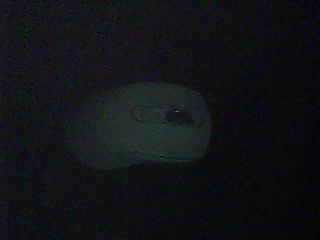
#> input picture Final Project/Q1/test_image.jpg, 320 x 240 px
$ python adaptive_threshold.py
#> lines starting #> are read from the running program, lines starting #| are printed output that depends on the picture; after the words box and inside, x2 and y2 are one past the last pixel; in counts of white or black regions, pixels touching at a corner belong together
#> in main, original is the input picture: shape (240, 320, 3); mean B, G, R 22.4, 19, 17.7
"""
Question 1-a: Size-Based Adaptive Thresholding

This script finds the optimal threshold to isolate a bright object
of approximately a target size (pixel count) from a dark background.
"""

import cv2
import numpy as np
import matplotlib.pyplot as plt


def find_threshold_by_area(gray_image, target_area=1000, tolerance_percent=1, max_iterations=16):
    """
    Find the threshold value that results in approximately target_area white pixels.

    Uses binary search for efficiency.

    Args:
        gray_image: Grayscale input image
        target_area: Target number of white pixels
        tolerance_percent: Acceptable error as percentage of target (default 1%)
        max_iterations: Maximum search iterations

    Returns:
        tuple: (threshold_value, binary_image, pixel_count)
    """
#> called with target_area = 1000, tolerance_percent = 1, max_iterations = 16
    low, high = 0, 255
    best_threshold = 128
    best_error = gray_image.size
#> best_error = 76800
    best_binary = None

    tolerance = max(1, int(target_area * tolerance_percent / 100))

    for iteration in range(max_iterations):
        mid = (low + high) // 2

        # Apply threshold
        _, binary = cv2.threshold(gray_image, mid, 255, cv2.THRESH_BINARY)

        # Count white pixels
        pixel_count = cv2.countNonZero(binary)
        error = abs(pixel_count - target_area)

        print(f"Iter {iteration}: T={mid}, Count={pixel_count}, Error={error}")

        # Track best result
        if error < best_error:
            best_error = error
            best_threshold = mid
            best_binary = binary.copy()

        # Check if within tolerance
        if error <= tolerance:
            print(f"Found threshold {mid} within tolerance ({tolerance})")
            return mid, binary, pixel_count

        # Binary search adjustment
        if pixel_count > target_area:
            # Too many white pixels, increase threshold (stricter)
            low = mid + 1
        else:
            # Too few white pixels, decrease threshold (looser)
            high = mid - 1

        # Check if search space exhausted
        if low > high:
            break
#> this loop made 8 passes
#> (pixel_count, error, best_error) on passes 1, 2, 4, 6, 7: (0, 1000, 1000), (3, 997, 997), (172, 828, 828), (1634, 634, 634), (958, 42, 42)
#> (pixel_count, error) on passes 3, 5, 8: (8123, 7123), (3863, 2863), (1167, 167)
#| Iter 0: T=127, Count=0, Error=1000
#| Iter 1: T=63, Count=3, Error=997
#| Iter 2: T=31, Count=8123, Error=7123
#| Iter 3: T=47, Count=172, Error=828
#| Iter 4: T=39, Count=3863, Error=2863
#| Iter 5: T=43, Count=1634, Error=634
#| Iter 6: T=45, Count=958, Error=42
#| Iter 7: T=44, Count=1167, Error=167
#> pass 2, in find_threshold_by_area, `_, binary = cv2.threshold(gray_image, mid, 255, cv2.THRESH_BINARY)`:
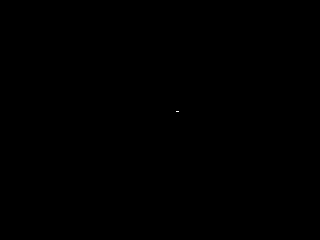
#> binary: shape (240, 320); 0% white in thin lines or dots, all inside (x1, y1, x2, y2) = (176, 111, 179, 112)
#> pass 3, in find_threshold_by_area, `_, binary = cv2.threshold(gray_image, mid, 255, cv2.THRESH_BINARY)`:
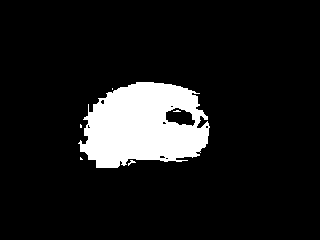
#> binary: shape (240, 320); 10.6% white; 6 white regions (5 under 20 px), largest, box (x1, y1, x2, y2) and area: (78, 82, 210, 168) 8078
#> after the loop:
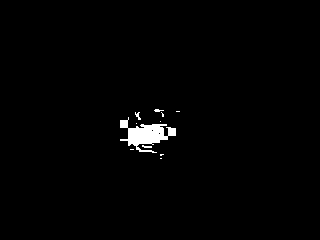
#> best_binary: shape (240, 320); 1.2% white; 11 white regions (8 under 20 px), largest, box (x1, y1, x2, y2) and area: (120, 117, 176, 153) 869, (135, 112, 141, 120) 24, (142, 145, 152, 148) 20
#> after the loop:
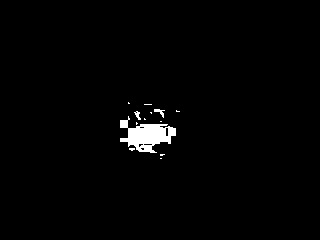
#> binary: shape (240, 320); 1.5% white; 13 white regions (10 under 20 px), largest, box (x1, y1, x2, y2) and area: (120, 116, 176, 153) 1044, (154, 109, 165, 118) 40, (134, 111, 141, 120) 31
#> after the loop, best_error = 42; best_threshold = 45

    print(f"Best threshold: {best_threshold} with error: {best_error}")
#| Best threshold: 45 with error: 42

    # Recompute with best threshold
    _, best_binary = cv2.threshold(gray_image, best_threshold, 255, cv2.THRESH_BINARY)
    return best_threshold, best_binary, cv2.countNonZero(best_binary)


def main():
    # Load image
    image_path = 'test_image.jpg'
    original = cv2.imread(image_path)

    if original is None:
        print(f"Error: Could not load image '{image_path}'")
        print("Creating a synthetic test image...")

        # Create synthetic image: dark background with bright circle
        original = np.zeros((240, 320, 3), dtype=np.uint8)
        cv2.circle(original, (160, 120), 18, (255, 255, 255), -1)  # ~1000 pixels

    # Convert to grayscale
    gray = cv2.cvtColor(original, cv2.COLOR_BGR2GRAY)

    # Set target area
    target_area = 1000

    print(f"\n=== Finding threshold for {target_area} pixels ===\n")

    # Find optimal threshold
    threshold, binary, pixel_count = find_threshold_by_area(gray, target_area)
#> threshold = 45; pixel_count = 958

    print(f"\n=== Results ===")
    print(f"Threshold: {threshold}")
#| Threshold: 45
    print(f"Pixel Count: {pixel_count}")
#| Pixel Count: 958
    print(f"Target: {target_area}")
    print(f"Error: {abs(pixel_count - target_area)} pixels")
#| Error: 42 pixels

    # Visualization with Matplotlib
    fig, axes = plt.subplots(1, 2, figsize=(12, 5))

    # Original image (convert BGR to RGB for matplotlib)
    axes[0].imshow(cv2.cvtColor(original, cv2.COLOR_BGR2RGB))
    axes[0].set_title('Original Image')
    axes[0].axis('off')

    # Binary result
    axes[1].imshow(binary, cmap='gray')
    axes[1].set_title(f'Binary Result (T={threshold}, Pixels={pixel_count})')
    axes[1].axis('off')

    plt.tight_layout()
    plt.savefig('threshold_result.png', dpi=150)
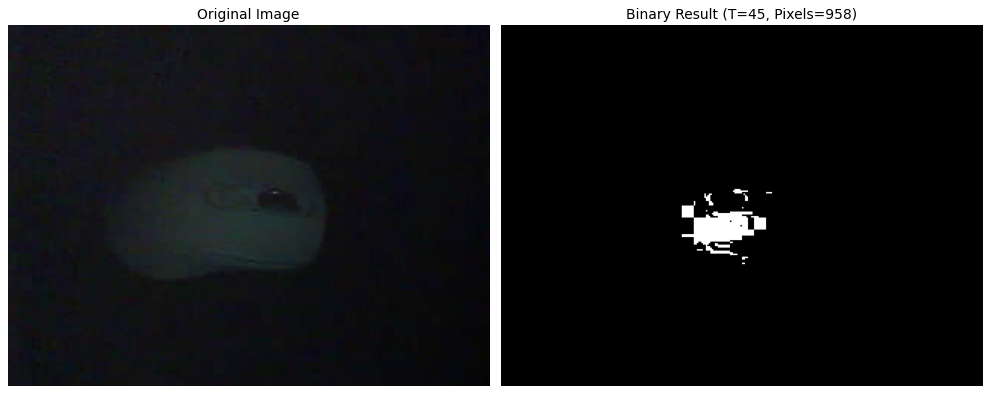
#> figure drawn by matplotlib, 2 panels
    plt.show()

    print(f"\nResult saved to 'threshold_result.png'")


if __name__ == '__main__':
    main()
